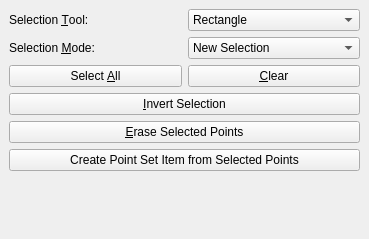
<?xml version="1.0" encoding="UTF-8"?>
<ui version="4.0">
 <class>PointSetSelection</class>
 <widget class="QDockWidget" name="PointSetSelection">
  <property name="geometry">
   <rect>
    <x>0</x>
    <y>0</y>
    <width>369</width>
    <height>239</height>
   </rect>
  </property>
  <property name="windowTitle">
   <string>Point Set Selection</string>
  </property>
  <widget class="QWidget" name="dockWidgetContents">
   <layout class="QVBoxLayout" name="verticalLayout_5">
    <item>
     <layout class="QVBoxLayout" name="verticalLayout_3">
      <item>
       <layout class="QHBoxLayout" name="horizontalLayout_4">
        <item>
         <widget class="QLabel" name="label_2">
          <property name="text">
           <string>Selection &amp;Tool:</string>
          </property>
          <property name="buddy">
           <cstring>Selection_tool_combo_box</cstring>
          </property>
         </widget>
        </item>
        <item>
         <widget class="QComboBox" name="Selection_tool_combo_box">
          <item>
           <property name="text">
            <string>Rectangle</string>
           </property>
          </item>
          <item>
           <property name="text">
            <string>Free form</string>
           </property>
          </item>
         </widget>
        </item>
       </layout>
      </item>
     </layout>
    </item>
    <item>
     <layout class="QHBoxLayout" name="horizontalLayout_14" stretch="0,0">
      <property name="spacing">
       <number>6</number>
      </property>
      <property name="sizeConstraint">
       <enum>QLayout::SetDefaultConstraint</enum>
      </property>
      <item>
       <widget class="QLabel" name="label_4">
        <property name="text">
         <string>Selection &amp;Mode:</string>
        </property>
        <property name="buddy">
         <cstring>Selection_mode_combo_box</cstring>
        </property>
       </widget>
      </item>
      <item>
       <widget class="QComboBox" name="Selection_mode_combo_box">
        <item>
         <property name="text">
          <string>New Selection</string>
         </property>
        </item>
        <item>
         <property name="text">
          <string>Union</string>
         </property>
        </item>
        <item>
         <property name="text">
          <string>Intersection</string>
         </property>
        </item>
        <item>
         <property name="text">
          <string>Difference</string>
         </property>
        </item>
       </widget>
      </item>
     </layout>
    </item>
    <item>
     <layout class="QHBoxLayout" name="horizontalLayout">
      <item>
       <widget class="QPushButton" name="Select_all_button">
        <property name="text">
         <string>Select &amp;All</string>
        </property>
       </widget>
      </item>
      <item>
       <widget class="QPushButton" name="Clear_button">
        <property name="text">
         <string>&amp;Clear</string>
        </property>
       </widget>
      </item>
     </layout>
    </item>
    <item>
     <widget class="QPushButton" name="Invert_selection_button">
      <property name="text">
       <string>&amp;Invert Selection</string>
      </property>
     </widget>
    </item>
    <item>
     <widget class="QPushButton" name="Erase_selected_points_button">
      <property name="text">
       <string>&amp;Erase Selected Points</string>
      </property>
     </widget>
    </item>
    <item>
     <widget class="QPushButton" name="Create_point_set_item_button">
      <property name="text">
       <string>Create Point Set Item from Selected Points</string>
      </property>
     </widget>
    </item>
    <item>
     <spacer name="verticalSpacer">
      <property name="orientation">
       <enum>Qt::Vertical</enum>
      </property>
      <property name="sizeHint" stdset="0">
       <size>
        <width>20</width>
        <height>40</height>
       </size>
      </property>
     </spacer>
    </item>
   </layout>
  </widget>
 </widget>
 <resources/>
 <connections/>
</ui>
